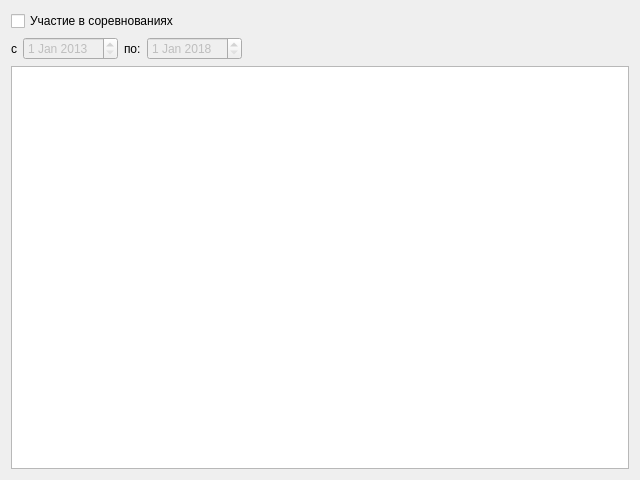
<?xml version="1.0" encoding="UTF-8"?>
<ui version="4.0">
 <class>ClubSizeViewer</class>
 <widget class="QWidget" name="ClubSizeViewer">
  <property name="geometry">
   <rect>
    <x>0</x>
    <y>0</y>
    <width>640</width>
    <height>480</height>
   </rect>
  </property>
  <property name="windowTitle">
   <string>Form</string>
  </property>
  <layout class="QGridLayout" name="gridLayout_2">
   <item row="0" column="0">
    <layout class="QGridLayout" name="gridLayout">
     <item row="0" column="0" colspan="4">
      <widget class="QCheckBox" name="cbDateRange">
       <property name="text">
        <string>Участие в соревнованиях</string>
       </property>
      </widget>
     </item>
     <item row="1" column="0">
      <widget class="QLabel" name="label">
       <property name="text">
        <string>с</string>
       </property>
      </widget>
     </item>
     <item row="1" column="1">
      <widget class="QDateEdit" name="deBegin">
       <property name="enabled">
        <bool>false</bool>
       </property>
       <property name="dateTime">
        <datetime>
         <hour>0</hour>
         <minute>0</minute>
         <second>0</second>
         <year>2013</year>
         <month>1</month>
         <day>1</day>
        </datetime>
       </property>
      </widget>
     </item>
     <item row="1" column="2">
      <widget class="QLabel" name="label_2">
       <property name="text">
        <string>по:</string>
       </property>
      </widget>
     </item>
     <item row="1" column="3">
      <widget class="QDateEdit" name="deEnd">
       <property name="enabled">
        <bool>false</bool>
       </property>
       <property name="dateTime">
        <datetime>
         <hour>0</hour>
         <minute>0</minute>
         <second>0</second>
         <year>2018</year>
         <month>1</month>
         <day>1</day>
        </datetime>
       </property>
      </widget>
     </item>
     <item row="1" column="4">
      <spacer name="horizontalSpacer">
       <property name="orientation">
        <enum>Qt::Horizontal</enum>
       </property>
       <property name="sizeHint" stdset="0">
        <size>
         <width>40</width>
         <height>20</height>
        </size>
       </property>
      </spacer>
     </item>
     <item row="2" column="0" colspan="5">
      <widget class="QTableView" name="tableView">
       <property name="sortingEnabled">
        <bool>false</bool>
       </property>
      </widget>
     </item>
    </layout>
   </item>
  </layout>
 </widget>
 <resources/>
 <connections/>
</ui>
